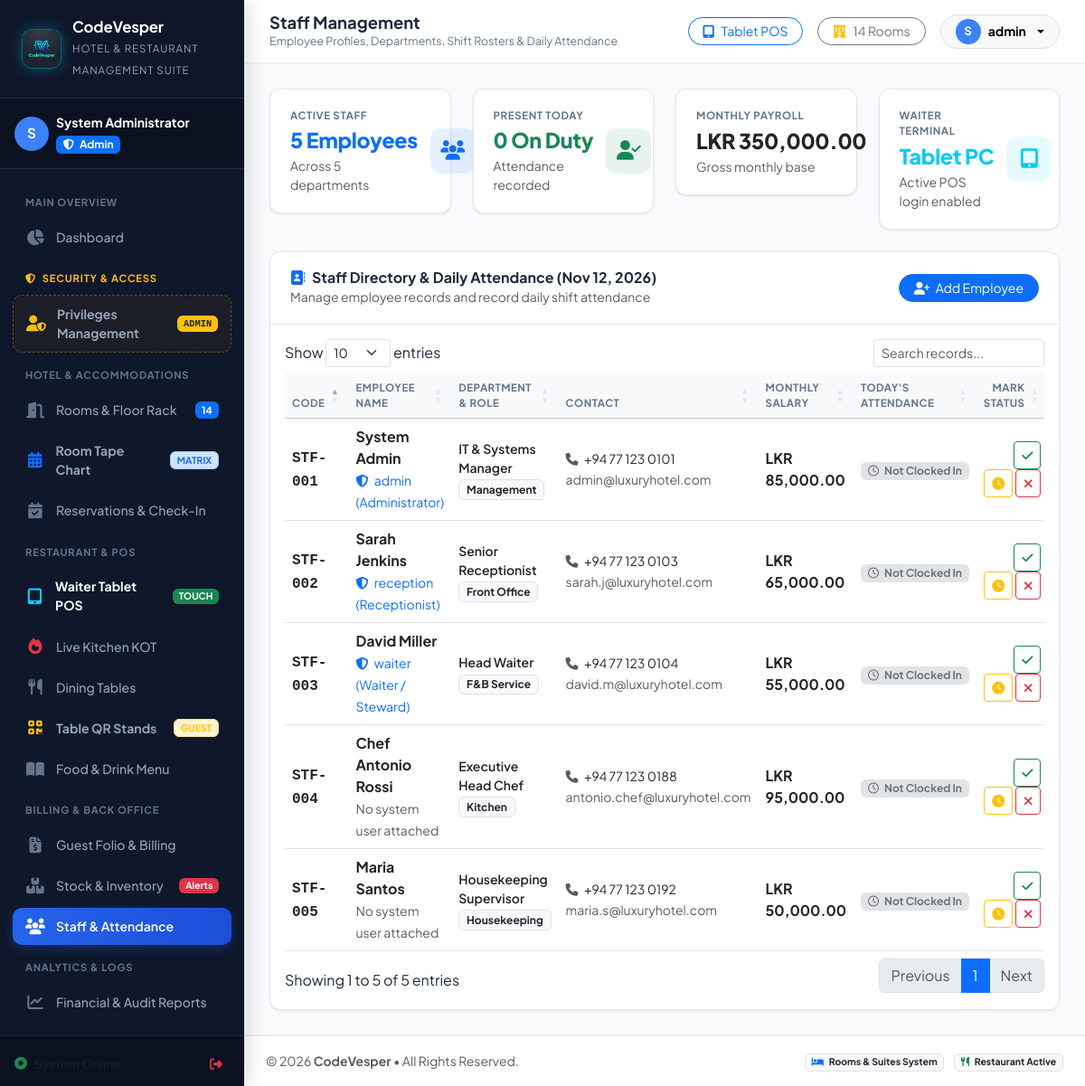
Page /staff.php (signed in) on the committed database.
### tables this page shows
CREATE TABLE `staff` (
  `id` int NOT NULL AUTO_INCREMENT,
  `user_id` int DEFAULT NULL,
  `staff_code` varchar(20) NOT NULL,
  `first_name` varchar(50) NOT NULL,
  `last_name` varchar(50) NOT NULL,
  `designation` varchar(50) NOT NULL,
  `department` enum('Management','Front Office','F&B Service','Kitchen','Housekeeping','Maintenance') NOT NULL,
  `phone` varchar(20) NOT NULL,
  `email` varchar(100) DEFAULT NULL,
  `salary` decimal(10,2) NOT NULL DEFAULT '0.00',
  `join_date` date NOT NULL,
  `status` enum('active','on_leave','terminated') DEFAULT 'active',
  PRIMARY KEY (`id`)  ,
  UNIQUE KEY `staff_code` (`staff_code`),
  KEY `user_id` (`user_id`),
  CONSTRAINT `staff_ibfk_1` FOREIGN KEY (`user_id`) REFERENCES `users` (`id`) ON DELETE SET NULL
);

CREATE TABLE `users` (
  `id` int NOT NULL AUTO_INCREMENT,
  `role_id` int NOT NULL,
  `full_name` varchar(100) NOT NULL,
  `username` varchar(50) NOT NULL,
  `password_hash` varchar(255) NOT NULL,
  `email` varchar(100) DEFAULT NULL,
  `phone` varchar(20) DEFAULT NULL,
  `avatar` varchar(255) DEFAULT 'default_avatar.png',
  `status` enum('active','inactive') DEFAULT 'active',
  `created_at` timestamp NOT NULL DEFAULT CURRENT_TIMESTAMP,
  PRIMARY KEY (`id`)  ,
  UNIQUE KEY `username` (`username`),
  KEY `role_id` (`role_id`),
  CONSTRAINT `users_ibfk_1` FOREIGN KEY (`role_id`) REFERENCES `roles` (`id`)
);

CREATE TABLE `roles` (
  `id` int NOT NULL AUTO_INCREMENT,
  `name` varchar(50) NOT NULL,
  `slug` varchar(50) NOT NULL,
  `description` varchar(255) DEFAULT NULL,
  `created_at` timestamp NOT NULL DEFAULT CURRENT_TIMESTAMP,
  PRIMARY KEY (`id`)  ,
  UNIQUE KEY `name` (`name`),
  UNIQUE KEY `slug` (`slug`)
);

### staff.php (the view, shortened to what this page needs)
<?php
require_once __DIR__ . '/includes/header.php';
$db = getDbConnection();
$staffMembers = $db->query("
    SELECT s.*, u.username as user_account, r.name as role_name,
           sa.status as today_status, sa.clock_in, sa.clock_out
    FROM staff s
    LEFT JOIN users u ON s.user_id = u.id
    LEFT JOIN roles r ON u.role_id = r.id
    LEFT JOIN staff_attendance sa ON (sa.staff_id = s.id AND sa.attendance_date = CURDATE())
    ORDER BY s.id ASC
")->fetchAll();
$totalSalary = 0;
foreach ($staffMembers as $sm) {
    $totalSalary += (float)$sm['salary'];
}
?>
<div class="row g-4 mb-4">
    <div class="col-12 col-sm-6 col-lg-3">
        <div class="stat-card">
            <div>
                <div class="stat-label">Active Staff</div>
                <div class="stat-number text-primary"><?= count($staffMembers) ?> Employees</div>
                <div class="small text-muted">Across 5 departments</div>
            </div>
            <div class="stat-icon bg-primary bg-opacity-10 text-primary">
                <i class="fa-solid fa-users"></i>
            </div>
        </div>
    </div>
    <div class="col-12 col-sm-6 col-lg-3">
        <div class="stat-card">
            <div>
                <div class="stat-label">Present Today</div>
                <?php
                $presentCount = 0;
                ?>
                <div class="stat-number text-success"><?= $presentCount ?> On Duty</div>
                <div class="small text-muted">Attendance recorded</div>
            </div>
            <div class="stat-icon bg-success bg-opacity-10 text-success">
                <i class="fa-solid fa-user-check"></i>
            </div>
        </div>
    </div>
    <div class="col-12 col-sm-6 col-lg-3">
        <div class="stat-card">
            <div>
                <div class="stat-label">Monthly Payroll</div>
                <div class="stat-number text-dark"><?= formatMoney($totalSalary) ?></div>
                <div class="small text-muted">Gross monthly base</div>
            </div>
            <div class="stat-icon bg-dark bg-opacity-10 text-dark">
            </div>
        </div>
    </div>
    <div class="col-12 col-sm-6 col-lg-3">
        <div class="stat-card">
            <div>
                <div class="stat-label">Waiter Terminal</div>
                <div class="stat-number text-info">Tablet PC</div>
                <div class="small text-muted">Active POS login enabled</div>
            </div>
            <div class="stat-icon bg-info bg-opacity-10 text-info">
                <i class="fa-solid fa-tablet-screen-button"></i>
            </div>
        </div>
    </div>
</div>
<div class="card-custom">
    <div class="card-header-clean d-flex justify-content-between align-items-center">
        <div>
            <h5 class="fw-bold mb-0">
                <i class="fa-solid fa-address-book text-primary me-2"></i>Staff Directory & Daily Attendance (<?= date('M d, Y') ?>)
            </h5>
            <small class="text-muted">Manage employee records and record daily shift attendance</small>
        </div>
        <button class="btn btn-primary btn-sm px-3 rounded-pill" data-bs-toggle="modal" data-bs-target="#newStaffModal">
            <i class="fa-solid fa-user-plus me-1"></i> Add Employee
        </button>
    </div>
    <div class="p-3">
        <div class="table-responsive">
            <table class="table table-hover align-middle mb-0 datatable-init">
                <thead class="table-light small text-uppercase text-muted">
                    <tr>
                        <th>Code</th>
                        <th>Employee Name</th>
                        <th>Department & Role</th>
                        <th>Contact</th>
                        <th>Monthly Salary</th>
                        <th>Today's Attendance</th>
                        <th class="text-end">Mark Status</th>
                    </tr>
                </thead>
                <tbody>
                    <?php foreach ($staffMembers as $s):
                        $statusBadge = '<span class="badge bg-secondary-subtle text-secondary"><i class="fa-regular fa-clock me-1"></i> Not Clocked In</span>';
                    ?>
                    <tr>
                        <td>
                            <span class="font-monospace fw-bold text-dark"><?= htmlspecialchars($s['staff_code']) ?></span>
                        </td>
                        <td>
                            <div class="fw-bold text-dark"><?= htmlspecialchars($s['first_name'] . ' ' . $s['last_name']) ?></div>
                            <?php if ($s['user_account']): ?>
                                <small class="text-primary"><i class="fa-solid fa-shield-halved me-1"></i> <?= htmlspecialchars($s['user_account']) ?> (<?= htmlspecialchars($s['role_name']) ?>)</small>
                            <?php else: ?>
                                <small class="text-muted">No system user attached</small>
                            <?php endif; ?>
                        </td>
                        <td>
                            <div class="fw-semibold text-dark small"><?= htmlspecialchars($s['designation']) ?></div>
                            <span class="badge bg-light text-dark border"><?= htmlspecialchars($s['department']) ?></span>
                        </td>
                        <td>
                            <div class="small text-dark"><i class="fa-solid fa-phone me-1 text-muted"></i> <?= htmlspecialchars(formatPhoneNumber($s['phone'])) ?></div>
                            <small class="text-muted"><?= htmlspecialchars($s['email'] ?? '-') ?></small>
                        </td>
                        <td>
                            <span class="fw-bold text-dark"><?= formatMoney($s['salary']) ?></span>
                        </td>
                        <td>
                            <?= $statusBadge ?>
                        </td>
                        <td class="text-end">
                            <form method="POST" class="d-inline-flex gap-1">
                                <button type="submit" class="btn btn-sm btn-outline-success py-1 px-2" title="Mark Present">
                                    <i class="fa-solid fa-check"></i>
                                </button>
                            </form>
                            <form method="POST" class="d-inline-flex gap-1">
                                <button type="submit" class="btn btn-sm btn-outline-warning py-1 px-2" title="Mark Late">
                                    <i class="fa-solid fa-clock"></i>
                                </button>
                            </form>
                            <form method="POST" class="d-inline-flex gap-1">
                                <button type="submit" class="btn btn-sm btn-outline-danger py-1 px-2" title="Mark Absent">
                                    <i class="fa-solid fa-xmark"></i>
                                </button>
                            </form>
                        </td>
                    </tr>
                    <?php endforeach; ?>
                </tbody>
            </table>
        </div>
    </div>
</div>
<?php require_once __DIR__ . '/includes/footer.php'; ?>

### assets/css/style.css (style rules this page uses)
:root { --primary: #1e3a8a; --primary-light: #3b82f6; --primary-dark: #0f172a; --gold: #d97706; --gold-light: #f59e0b; --gold-subtle: #fef3c7; --sidebar-bg: #0f172a; --sidebar-hover: #1e293b; --sidebar-active: #2563eb; --body-bg: #f8fafc; --card-bg: #ffffff; --text-main: #1e293b; --text-muted: #64748b; --border-color: #e2e8f0; --sidebar-width: 270px; --topbar-height: 70px; --radius-sm: 8px; --radius-md: 12px; --radius-lg: 18px; --shadow-sm: 0 1px 3px rgba(0,0,0,0.06), 0 1px 2px rgba(0,0,0,0.04); --shadow-md: 0 4px 12px -2px rgba(0,0,0,0.08), 0 2px 6px -1px rgba(0,0,0,0.04); --shadow-lg: 0 12px 24px -4px rgba(0,0,0,0.12), 0 4px 10px -2px rgba(0,0,0,0.05); }
* { box-sizing: border-box; }
body { font-family: 'Plus Jakarta Sans', sans-serif; background-color: var(--body-bg); color: var(--text-main); overflow-x: hidden; margin: 0; padding: 0; }
.card-custom { background: #fff; border: 1px solid var(--border-color); border-radius: var(--radius-md); box-shadow: var(--shadow-sm); transition: transform 0.2s ease, box-shadow 0.2s ease; }
.card-header-clean { padding: 18px 22px; background: transparent; border-bottom: 1px solid var(--border-color); display: flex; align-items: center; justify-content: space-between; }
.card-header-clean h5 { margin: 0; font-size: 1rem; font-weight: 700; }
.stat-card { background: #fff; border-radius: var(--radius-md); padding: 20px 22px; border: 1px solid var(--border-color); box-shadow: var(--shadow-sm); display: flex; align-items: center; justify-content: space-between; min-height: 118px; transition: transform 0.2s ease, box-shadow 0.2s ease; }
.stat-icon { width: 50px; height: 50px; border-radius: 12px; display: flex; align-items: center; justify-content: center; font-size: 1.35rem; flex-shrink: 0; margin-left: 14px; }
.stat-number { font-size: 1.45rem; font-weight: 800; letter-spacing: -0.3px; line-height: 1.25; margin-bottom: 4px; white-space: nowrap; overflow: hidden; text-overflow: ellipsis; }
.stat-label { font-size: 0.72rem; color: #64748b; font-weight: 700; text-transform: uppercase; letter-spacing: 0.6px; margin-bottom: 4px; }
.table thead th { font-size: 0.72rem; font-weight: 700; text-transform: uppercase; letter-spacing: 0.5px; color: #64748b; }

### assets/css/pos.css (style rules this page uses)
html, body { overflow-x: hidden !important; max-width: 100vw !important; }

### rows in the picture
staff: staff_code "STF-001", first_name+last_name "System Admin", user.username "admin", roles.name "Administrator", designation "IT & Systems Manager", department "Management", phone "+94 77 123 0101", email "admin@luxuryhotel.com", salary "LKR 85,000.00"
staff: staff_code "STF-002", first_name+last_name "Sarah Jenkins", user.username "reception", roles.name "Receptionist", designation "Senior Receptionist", department "Front Office", phone "+94 77 123 0103", email "sarah.j@luxuryhotel.com", salary "LKR 65,000.00"
staff: staff_code "STF-003", first_name+last_name "David Miller", user.username "waiter", roles.name "Waiter / Steward", designation "Head Waiter", department "F&B Service", phone "+94 77 123 0104", email "david.m@luxuryhotel.com", salary "LKR 55,000.00"
staff: staff_code "STF-004", first_name+last_name "Chef Antonio Rossi", shows "No system user attached", designation "Executive Head Chef", department "Kitchen", phone "+94 77 123 0188", email "antonio.chef@luxuryhotel.com", salary "LKR 95,000.00"
staff: staff_code "STF-005", first_name+last_name "Maria Santos", shows "No system user attached", designation "Housekeeping Supervisor", department "Housekeeping", phone "+94 77 123 0192", email "maria.s@luxuryhotel.com", salary "LKR 50,000.00"

### other values in the picture
APP_NAME "CodeVesper"
APP_TAGLINE "HOTEL & RESTAURANT MANAGEMENT SUITE"
substr($user['full_name'] ?? 'U', 0, 1) "S"
$user['full_name'] "System Administrator"
$dynamicRoomCount "14"
$pageTitle "Staff Management"
$pageSubtitle "Employee Profiles, Departments, Shift Rosters & Daily Attendance"
$totalHeaderRooms "14"
substr($currentUser['full_name'], 0, 1) "S"
$currentUser['username'] "admin"
count($staffMembers) "5"
$presentCount "0"
formatMoney($totalSalary) "LKR 350,000.00"
